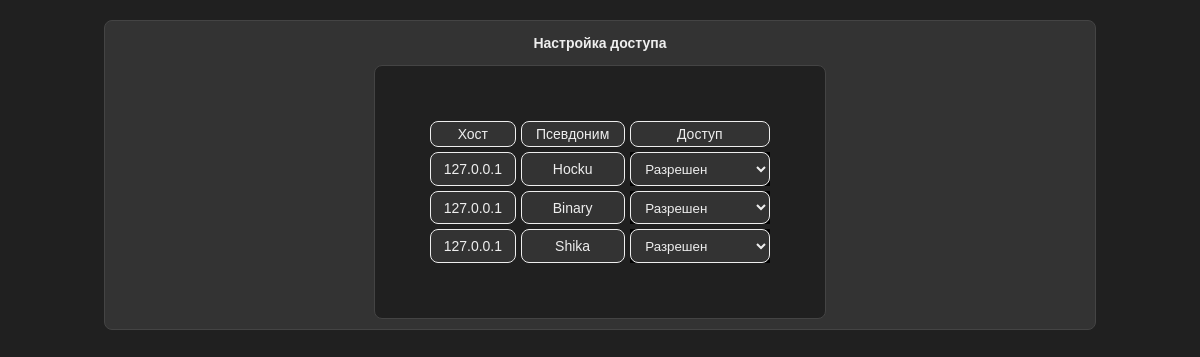
/set_up_access, run on an earlier commit of the app's database.
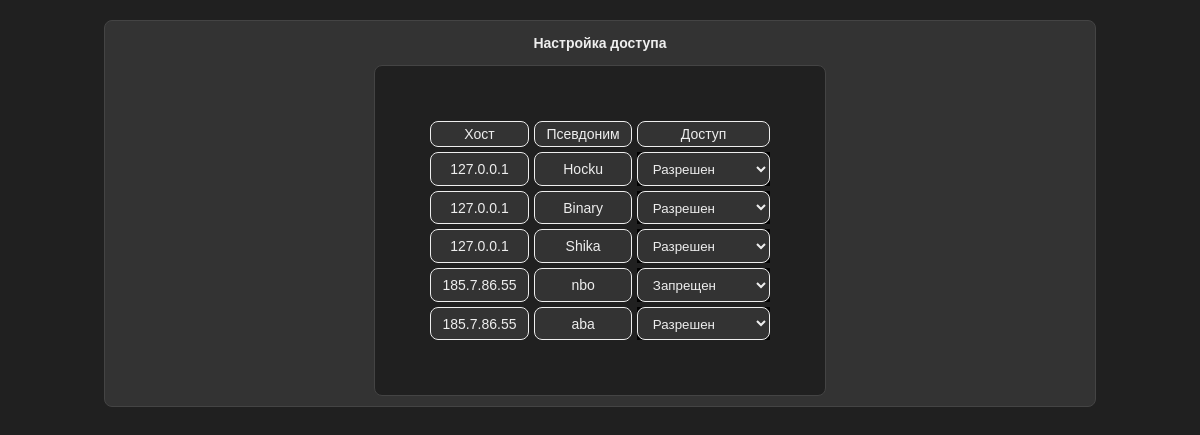
And on a later commit of the database.
### database.py (models this page shows, shortened)
class Guest(Base):
    __tablename__ = "guest"
    guest_id: Mapped[int] = mapped_column(primary_key=True)
    guest_host: Mapped[str] = mapped_column(nullable=False)
    guest_alias: Mapped[str] = mapped_column(nullable=False)
    is_allowed: Mapped[bool] = mapped_column(default=False)

### app.py (the view)
@app.get("/set_up_access")
async def set_up_access(request: Request):
    guests = await _get_all_guests_with_perm()
    return templates.TemplateResponse("set_allow.html", {"request": request, "guests": guests})

### template/set_allow.html (shortened to what this page needs)
<!DOCTYPE html>
<html lang="en">
<head>
    <link href="{{ url_for('css', path='/normal.css') }}" rel="stylesheet">
    <link href="{{ url_for('css', path='/set_up_style.css') }}" rel="stylesheet">
</head>
<body>
    <div class="main">
        <div class="content">
            <h1 class="main_title">
                Настройка доступа
            </h1>
            <div class="table">
                <div class="row">
                    <div class="cell">Хост</div>
                    <div class="cell">Псевдоним</div>
                    <div class="cell">Доступ</div>
                </div>
                {% for guest in guests %}
                <div class="row">
                    <div class="cell" id="guest_host">{{ guest.guest_host }}</div>
                    <div class="cell" id="guest_alias">{{ guest.guest_alias }}</div>
                    {% if guest.is_allowed %}
                    <select id="allow_id_{{guest.guest_alias }}" onchange="sendChangePerm(this)">
                        <option selected value="1">Разрешен</option>
                    </select>
                    {% else %}
                    <select id="allow_id_{{guest.guest_alias}}" onchange="sendChangePerm(this)">
                        <option selected value="">Запрещен</option>
                    </select>
                    {% endif %}
                </div>
                {% endfor %}
            </div>
        </div>
    </div>
</body>
</html>

What changed in the data, as far as the page shows it:
added Guest: guest_host "185.7.86.55", guest_alias "nbo"
added Guest: guest_host "185.7.86.55", guest_alias "aba", guest_alias "Разрешен"
